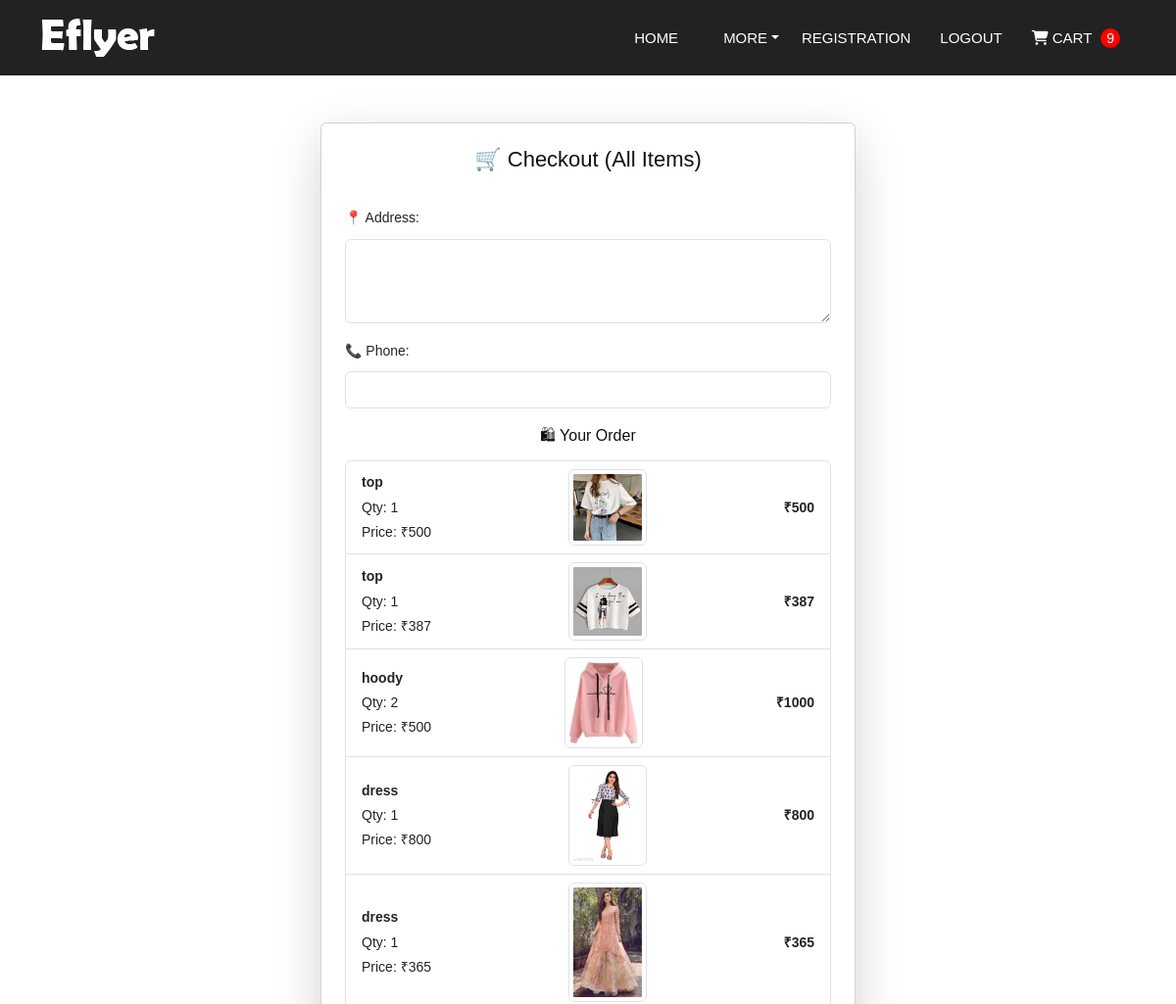
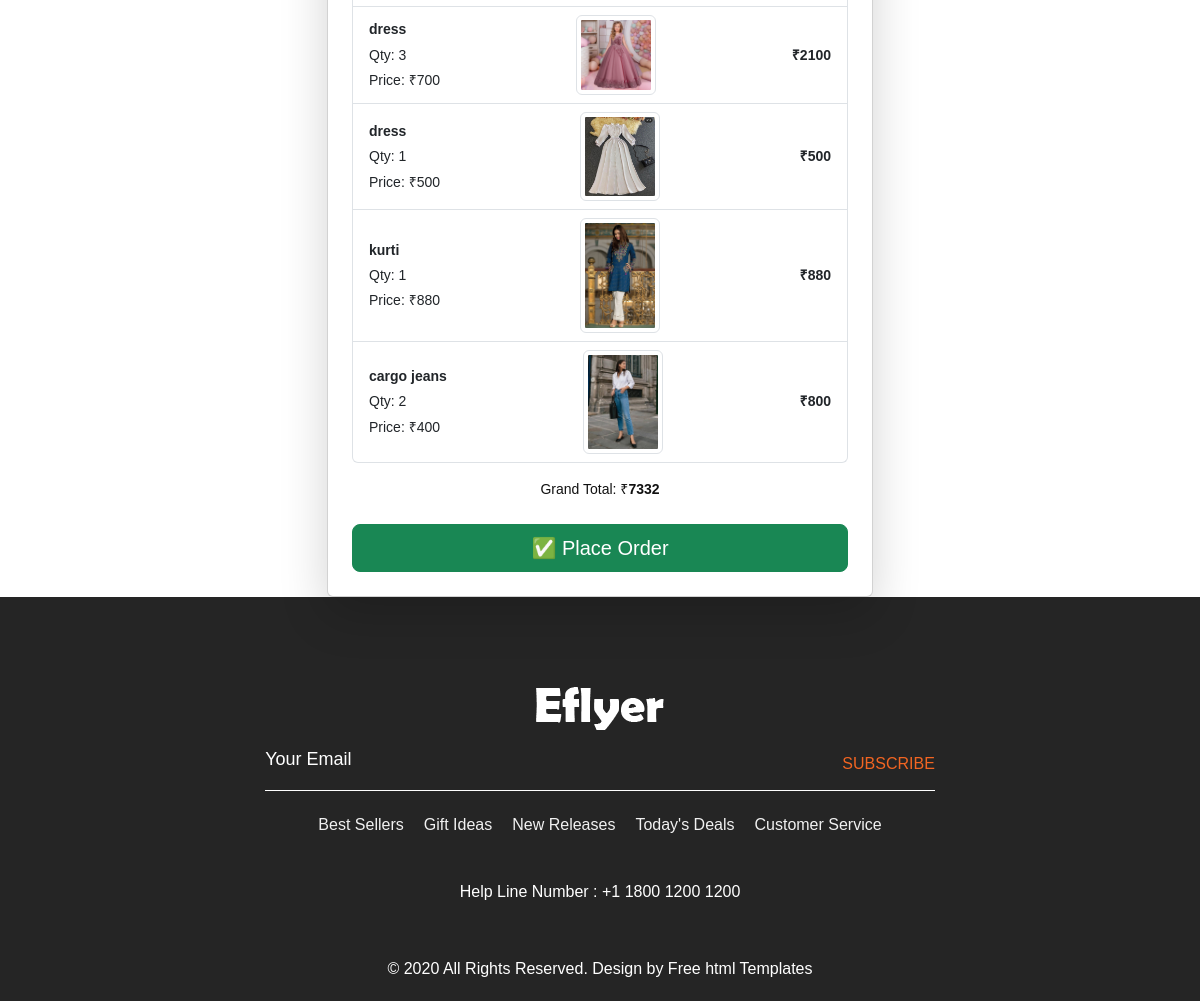
The app's page /checkout/ (signed in) with its own data (2 pictures, top to bottom).
### app/models.py (models this page shows, shortened)
class Cart(models.Model):
    user = models.ForeignKey(User, on_delete=models.CASCADE)
    image = models.ImageField(upload_to='cart/images', null=True, blank=True)  # ✅ Corrected
    product = models.ForeignKey(AddProduct, on_delete=models.CASCADE)
    quantity = models.PositiveIntegerField(default=1)
    def total_price(self):
        return self.product.price * self.quantity

class AddProduct(models.Model):
    image = models.ImageField(upload_to='ecommerce/pimg')
    name = models.CharField(max_length=100)
    description=models.CharField(max_length=2000)
    price = models.IntegerField()
    date = models.DateField()
    category = models.ForeignKey(to='Category', default='',on_delete=models.CASCADE)  # ✅ Corrected
    sub_category = models.ForeignKey(to='Sub_Category',default='', on_delete=models.CASCADE)  # ✅ Corrected

### my_web/views.py (the view, shortened to what this page needs)
# urls.py: path('checkout/', views.checkout, name='checkout'),
@login_required(login_url="accounts/login")
def checkout(request, product_id=None):
    user = request.user
    cart_items = Cart.objects.filter(user=user)
    if not cart_items.exists():
        messages.warning(request, "Your cart is empty.")
        return redirect("cart_detail")
    total_price = sum(item.total_price() for item in cart_items)
    return render(request, "cart/chackout.html", {
        "cart_items": cart_items,
        "total_price": total_price,
    })

### app/context_processors.py (called while the page is built)
def cart_count(request):
    if request.user.is_authenticated:
        count = Cart.objects.filter(user=request.user).count()
    else:
        count = 0
    return {"cart_count": count}

### template/cart/chackout.html (shortened to what this page needs)
{% include "header.html" %}
<div class="container mt-5">
    <div class="row justify-content-center">
        <div class="col-md-6">
            <div class="card shadow-lg p-4">
                <h2 class="text-center mb-4">🛒 Checkout (All Items)</h2>
                <form method="POST">
                    <div class="mb-3">
                        <label class="form-label">📍 Address:</label>
                        <textarea name="address" class="form-control" rows="3" required></textarea>
                    </div>
                    <div class="mb-3">
                        <label class="form-label">📞 Phone:</label>
                        <input type="text" name="phone" class="form-control" required>
                    </div>
                    <h4 class="text-center mt-3">🛍 Your Order</h4>
                    <ul class="list-group mb-3">
                        {% for item in cart_items %}
                        <li class="list-group-item d-flex justify-content-between align-items-center">
                            <div>
                                <strong>{{ item.product.name }}</strong><br>
                                Qty: {{ item.quantity }}<br>
                                Price: ₹{{ item.product.price }}
                            </div>
                            <img src="{{ item.product.image.url }}" width="80" class="img-thumbnail">
                            <strong>₹{{ item.total_price }}</strong>
                        </li>
                        {% endfor %}
                    </ul>
                    <h5 class="text-center mb-3">Grand Total: ₹<strong>{{ total_price }}</strong></h5>
                    <div class="text-center">
                        <button type="submit" class="btn btn-success btn-lg w-100">✅ Place Order</button>
                    </div>
                </form>
            </div>
        </div>
    </div>
</div>
{% include "footer.html" %}

### static/css/style.css (style rules this page uses)
* { box-sizing: border-box !important; transition: ease all 0.5s; }
html { scroll-behavior: smooth; overflow-x: hidden; }
body { color: #666666; font-size: 14px; line-height: 1.80857; font-weight: normal; overflow-x: hidden; font-family: 'Poppins', sans-serif; }
h1, h2, h3, h4, h5, h6 { letter-spacing: 0; font-weight: normal; position: relative; padding: 0 0 10px 0; font-weight: normal; line-height: normal; color: #111111; margin: 0 }
h2 { font-size: 22px }
h4 { font-size: 16px }
h5 { font-size: 14px }
*, *::after, *::before { -webkit-box-sizing: border-box; -moz-box-sizing: border-box; box-sizing: border-box; }
ul, li, ol { margin: 0px; padding: 0px; list-style: none; }
a, .btn { text-decoration: none !important; outline: none !important; -webkit-transition: all .3s ease-in-out; -moz-transition: all .3s ease-in-out; -ms-transition: all .3s ease-in-out; -o-transition: all .3s ease-in-out; transition: all .3s ease-in-out; }
img { max-width: 100%; height: auto; }
button { border: 0; margin: 0; padding: 0; cursor: pointer; }

### records on screen
Cart: product.name "top", quantity "1", product.price "500", product.image (picture), total_price "500"
Cart: product.name "top", quantity "1", product.price "387", product.image (picture), total_price "387"
Cart: product.name "hoody", quantity "2", product.price "500", product.image (picture), total_price "1000"
Cart: product.name "dress", quantity "1", product.price "800", product.image (picture), total_price "800"
Cart: product.name "dress", quantity "1", product.price "365", product.image (picture), total_price "365"
Cart: product.name "dress", quantity "3", product.price "700", product.image (picture), total_price "2100"
Cart: product.name "dress", quantity "1", product.price "500", product.image (picture), total_price "500"
Cart: product.name "kurti", quantity "1", product.price "880", product.image (picture), total_price "880"
Cart: product.name "cargo jeans", quantity "2", product.price "400", product.image (picture), total_price "800"

### other values on screen
{{ cart_count }} "9"
{{ total_price }} "7332"
